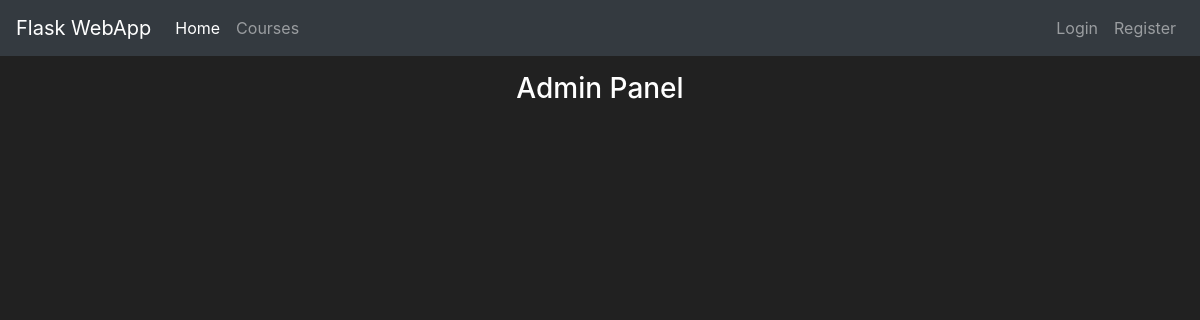
Before: /admin/deleteitem with the older database file.
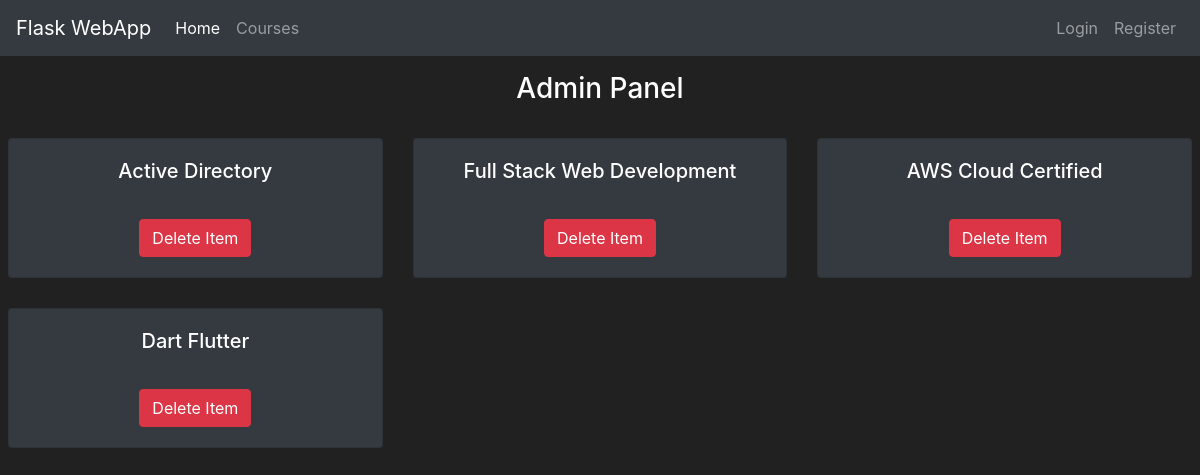
After: the same page with the newer database file.
### course/models.py (models this page shows, shortened)
class Items(db.Model):
    id = db.Column(db.Integer(), primary_key=True)
    name = db.Column(db.String(length=30), nullable=False, unique=True)
    uploader = db.Column(db.String(length=30), nullable=False)
    url = db.Column(db.String(length=240), nullable=False, unique=True)
    token = db.Column(db.Integer(), nullable=False)
    description = db.Column(db.String(length=1024), nullable=False, unique=True)

### course/route.py (the view, shortened to what this page needs)
@app.route('/admin/<action>', methods=['GET', 'POST'])
def actions(action):
    admin_panel = AdminPanel()
    if action == 'deleteuser':
        return render_template('adminpanel/deleteuser.html', action=action, admin_panel= admin_panel)
    if action == 'deleteitem':
        return render_template('adminpanel/deleteitem.html', action=action, admin_panel= admin_panel)

### course/admin.py (called while the page is built)
    @property
    def getitems(self):
        items = Items.query.all()
        return items

### course/templates/adminpanel/deleteitem.html (shortened to what this page needs)
{% extends 'base.html' %}
{% block content %}
<div class="mr-2 ml-2">
    <h3 class="text-center mt-3">Admin Panel</h3>
    <br>
    <div class="row">
        {% for item in admin_panel.getitems %}
            <div class="col-md-4">
                <div style="margin-bottom: 30px" class="card text-center bg-dark card-wrapper">
                    <div class="card-body">
                        <h5 class="card-title">{{ item.name }}</h5>
                        <br>
                            <a class="btn btn-info btn-outline btn-danger" href="{{ url_for('action_perform', action='deleteitem', value=item.name) }}">Delete Item</a>
                    </div>
                </div>
            </div>
        {% endfor %}
    </div>
</div>
{% endblock %}

Changed rows visible on the page:
added Items: name "Active Directory"
added Items: name "Full Stack Web Development"
added Items: name "AWS Cloud Certified"
added Items: name "Dart Flutter"
